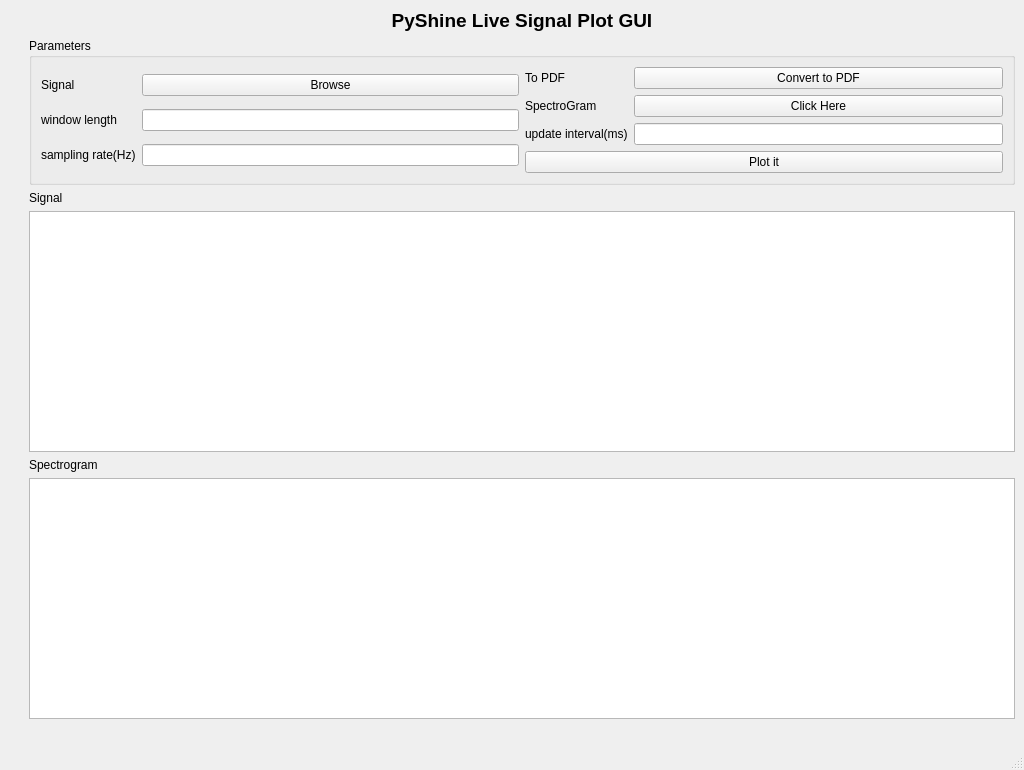
<?xml version="1.0" encoding="UTF-8"?>
<ui version="4.0">
 <class>MainWindow</class>
 <widget class="QMainWindow" name="MainWindow">
  <property name="geometry">
   <rect>
    <x>0</x>
    <y>0</y>
    <width>1024</width>
    <height>770</height>
   </rect>
  </property>
  <property name="windowTitle">
   <string>MainWindow</string>
  </property>
  <widget class="QWidget" name="centralwidget">
   <layout class="QGridLayout" name="gridLayout_4">
    <item row="0" column="1">
     <widget class="QLabel" name="label">
      <property name="text">
       <string>&lt;html&gt;&lt;head/&gt;&lt;body&gt;&lt;p&gt;&lt;span style=&quot; font-size:14pt; font-weight:600;&quot;&gt;PyShine Live Signal Plot GUI&lt;/span&gt;&lt;/p&gt;&lt;/body&gt;&lt;/html&gt;</string>
      </property>
      <property name="alignment">
       <set>Qt::AlignCenter</set>
      </property>
     </widget>
    </item>
    <item row="1" column="1">
     <widget class="QGroupBox" name="groupBox">
      <property name="title">
       <string>Parameters</string>
      </property>
      <layout class="QGridLayout" name="gridLayout_3">
       <item row="2" column="0">
        <layout class="QGridLayout" name="gridLayout_2">
         <item row="0" column="0">
          <widget class="QLabel" name="label_2">
           <property name="text">
            <string>Signal</string>
           </property>
          </widget>
         </item>
         <item row="0" column="1">
          <widget class="QPushButton" name="pushButton">
           <property name="text">
            <string>Browse</string>
           </property>
          </widget>
         </item>
         <item row="1" column="0">
          <widget class="QLabel" name="label_3">
           <property name="text">
            <string>window length</string>
           </property>
          </widget>
         </item>
         <item row="1" column="1">
          <widget class="QLineEdit" name="lineEdit"/>
         </item>
         <item row="2" column="0">
          <widget class="QLabel" name="label_4">
           <property name="text">
            <string>sampling rate(Hz)</string>
           </property>
          </widget>
         </item>
         <item row="2" column="1">
          <widget class="QLineEdit" name="lineEdit_2"/>
         </item>
        </layout>
       </item>
       <item row="2" column="1">
        <layout class="QVBoxLayout" name="verticalLayout">
         <item>
          <layout class="QGridLayout" name="gridLayout">
           <item row="2" column="1">
            <widget class="QLineEdit" name="lineEdit_4"/>
           </item>
           <item row="2" column="0">
            <widget class="QLabel" name="label_6">
             <property name="text">
              <string>update interval(ms)</string>
             </property>
            </widget>
           </item>
           <item row="0" column="1">
            <widget class="QPushButton" name="pushButton_3">
             <property name="text">
              <string>Convert to PDF</string>
             </property>
            </widget>
           </item>
           <item row="0" column="0">
            <widget class="QLabel" name="label_5">
             <property name="text">
              <string>To PDF</string>
             </property>
            </widget>
           </item>
           <item row="1" column="1">
            <widget class="QPushButton" name="pushButton_4">
             <property name="text">
              <string>Click Here</string>
             </property>
            </widget>
           </item>
           <item row="1" column="0">
            <widget class="QLabel" name="label_7">
             <property name="text">
              <string>SpectroGram</string>
             </property>
            </widget>
           </item>
          </layout>
         </item>
         <item>
          <widget class="QPushButton" name="pushButton_2">
           <property name="text">
            <string>Plot it</string>
           </property>
          </widget>
         </item>
        </layout>
       </item>
      </layout>
     </widget>
    </item>
    <item row="2" column="0" rowspan="4">
     <spacer name="verticalSpacer">
      <property name="orientation">
       <enum>Qt::Vertical</enum>
      </property>
      <property name="sizeHint" stdset="0">
       <size>
        <width>20</width>
        <height>0</height>
       </size>
      </property>
     </spacer>
    </item>
    <item row="2" column="1">
     <widget class="QLabel" name="label_9">
      <property name="text">
       <string>Signal</string>
      </property>
     </widget>
    </item>
    <item row="3" column="1">
     <widget class="PlotWidget" name="Graph1"/>
    </item>
    <item row="4" column="1">
     <widget class="QLabel" name="label_8">
      <property name="text">
       <string>Spectrogram</string>
      </property>
     </widget>
    </item>
    <item row="5" column="1">
     <widget class="PlotWidget" name="Graph1_2"/>
    </item>
    <item row="6" column="1">
     <spacer name="horizontalSpacer">
      <property name="orientation">
       <enum>Qt::Horizontal</enum>
      </property>
      <property name="sizeHint" stdset="0">
       <size>
        <width>0</width>
        <height>20</height>
       </size>
      </property>
     </spacer>
    </item>
   </layout>
  </widget>
  <widget class="QStatusBar" name="statusbar"/>
  <widget class="QMenuBar" name="menubar">
   <property name="geometry">
    <rect>
     <x>0</x>
     <y>0</y>
     <width>1024</width>
     <height>26</height>
    </rect>
   </property>
  </widget>
 </widget>
 <customwidgets>
  <customwidget>
   <class>PlotWidget</class>
   <extends>QGraphicsView</extends>
   <header location="global">pyqtgraph</header>
  </customwidget>
 </customwidgets>
 <resources/>
 <connections/>
</ui>
